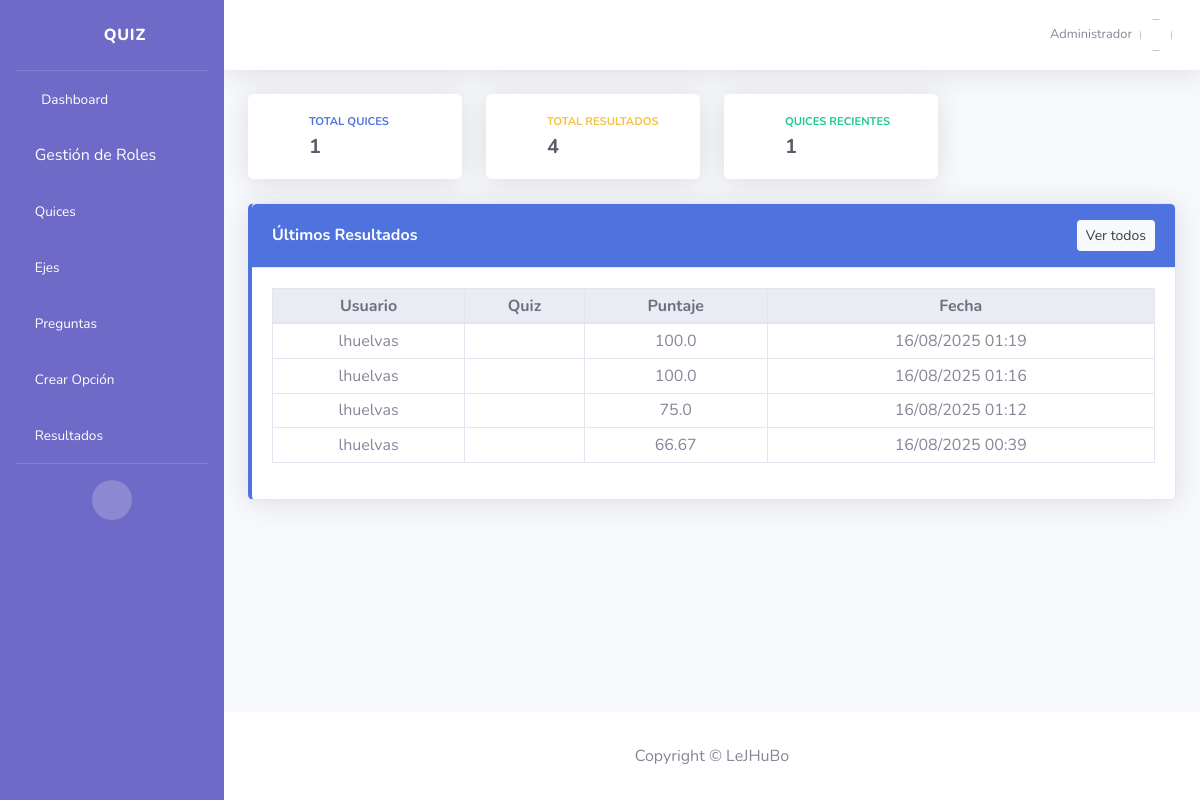
The app's page / (signed in) with its own data.
### core/models.py (models this page shows, shortened)
class PerfilUsuario(models.Model):
    ROLES = [
        ('admin', 'Administrador'),
        ('estudiante', 'Estudiante'),
    ]
    user = models.OneToOneField(User, on_delete=models.CASCADE)
    nombre = models.CharField(max_length=100)
    rol = models.CharField(max_length=20, choices=ROLES, default='estudiante')
    foto = models.ImageField(upload_to='usuarios/fotos/', null=True, blank=True)

class Resultado(models.Model):
    usuario = models.ForeignKey(User, on_delete=models.CASCADE)
    quiz = models.ForeignKey(Quiz, on_delete=models.CASCADE, null=True, blank=True)
    eje = models.ForeignKey(EjeTematico, on_delete=models.CASCADE, null=True, blank=True)
    puntaje = models.FloatField()
    fecha = models.DateTimeField(auto_now_add=True)

### core/views/dashboard.py (the view)
# urls.py: path('', DashboardView.as_view(), name='dashboard'),
class DashboardView(LoginRequiredMixin, TemplateView):
    template_name = 'home/dashboard.html'
    def get_context_data(self, **kwargs):
        context = super().get_context_data(**kwargs)
        user = self.request.user
        perfil = getattr(user, 'perfilusuario', None)
        rol = getattr(perfil, 'rol', 'estudiante')
        context["total_quices"] = Quiz.objects.count()
        context["quices_recientes"] = Quiz.objects.order_by('-id')[:5]
        context["rol"] = "Administrador" if rol == "admin" else "Estudiante"
        if rol == 'admin':
            context["total_resultados"] = Resultado.objects.count()
            context["resultados_recientes"] = Resultado.objects.select_related('quiz', 'usuario').order_by('-fecha')[:10]
        else:
            context["total_resultados"] = Resultado.objects.filter(usuario=user).count()
            context["mis_resultados"] = Resultado.objects.filter(usuario=user).select_related('quiz').order_by('-fecha')
        return context

### core/templates/home/dashboard.html (shortened to what this page needs)
{% extends "index.html" %} {% load static %} {% block content %}
<div class="row">
    <div class="col-xl-3 col-md-6 mb-4">
        <div class="card shadow h-100 border-0">
            <div class="card-body d-flex align-items-center">
                <div class="mr-3">
                    <i class="fas fa-book fa-2x text-primary"></i>
                </div>
                <div>
                    <div class="text-xs font-weight-bold text-primary text-uppercase mb-1">Total Quices</div>
                    <div class="h5 mb-0 font-weight-bold text-gray-800">{{ total_quices }}</div>
                </div>
            </div>
        </div>
    </div>
    <div class="col-xl-3 col-md-6 mb-4">
        <div class="card shadow h-100 border-0">
            <div class="card-body d-flex align-items-center">
                <div class="mr-3">
                    <i class="fas fa-poll fa-2x text-warning"></i>
                </div>
                <div>
                    <div class="text-xs font-weight-bold text-warning text-uppercase mb-1">Total Resultados</div>
                    <div class="h5 mb-0 font-weight-bold text-gray-800">{{ total_resultados }}</div>
                </div>
            </div>
        </div>
    </div>
    <div class="col-xl-3 col-md-6 mb-4">
        <div class="card shadow h-100 border-0">
            <div class="card-body d-flex align-items-center">
                <div class="mr-3">
                    <i class="fas fa-clock fa-2x text-success"></i>
                </div>
                <div>
                    <div class="text-xs font-weight-bold text-success text-uppercase mb-1">Quices Recientes</div>
                    <div class="h5 mb-0 font-weight-bold text-gray-800">{{ quices_recientes|length }}</div>
                </div>
            </div>
        </div>
    </div>
</div>
<div class="card shadow mb-4 border-left-primary">
    {% if rol == "Administrador" %}
    <div class="card-header py-3 bg-primary text-white d-flex justify-content-between align-items-center">
        <h6 class="m-0 font-weight-bold">Últimos Resultados</h6>
        <a href="{% url 'core:resultado_list' %}" class="btn btn-sm btn-light">Ver todos</a>
    </div>
    <div class="card-body">
        <div class="table-responsive">
            <table class="table table-bordered table-hover table-sm" width="100%" cellspacing="0">
                <thead class="thead-light text-center">
                    <tr>
                        <th>Usuario</th>
                        <th>Quiz</th>
                        <th>Puntaje</th>
                        <th>Fecha</th>
                    </tr>
                </thead>
                <tbody class="text-center">
                    {% for r in resultados_recientes %}
                    <tr>
                        <td>{{ r.usuario }}</td>
                        <td>{{ r.quiz.nombre }}</td>
                        <td>{{ r.puntaje }}</td>
                        <td>{{ r.fecha|date:"d/m/Y H:i" }}</td>
                    </tr>
                    {% empty %}
                    <tr>
                        <td colspan="4" class="text-center">No hay resultados recientes</td>
                    </tr>
                    {% endfor %}
                </tbody>
            </table>
        </div>
    </div>
    {% endif %}
</div>
{% endblock %}

### core/templates/partials/topbar.html (shortened to what this page needs)
<nav class="navbar navbar-expand navbar-light bg-white topbar mb-4 shadow">
    <ul class="navbar-nav ml-auto">
        <li class="nav-item dropdown no-arrow">
            <a class="nav-link dropdown-toggle" href="#" id="userDropdown" data-toggle="dropdown">
                <div class="d-flex align-items-center">
                    <div class="text-right mr-2 d-none d-lg-inline">
                        <div class="text-muted small">
                            {{ request.user.perfilusuario.get_rol_display }}
                        </div>
                    </div>
                    <img class="img-profile rounded-circle" src="{% if request.user.perfilusuario.foto %}
                                {{ request.user.perfilusuario.foto.url }}
                              {% else %}
                              {% endif %}">
                </div>
            </a>
        </li>
    </ul>
</nav>

### core/templates/index.html (style rules this page uses)
body { background-color: #F7FAFC; }

### records on screen
Resultado: usuario "lhuelvas", puntaje "100.0", fecha "16/08/2025 01:19"
Resultado: usuario "lhuelvas", puntaje "100.0", fecha "16/08/2025 01:16"
Resultado: usuario "lhuelvas", puntaje "75.0", fecha "16/08/2025 01:12"
Resultado: usuario "lhuelvas", puntaje "66.67", fecha "16/08/2025 00:39"

### other values on screen
{{ request.user.perfilusuario.get_rol_display }} "Administrador"
{{ total_quices }} "1"
{{ total_resultados }} "4"
{{ quices_recientes|length }} "1"
